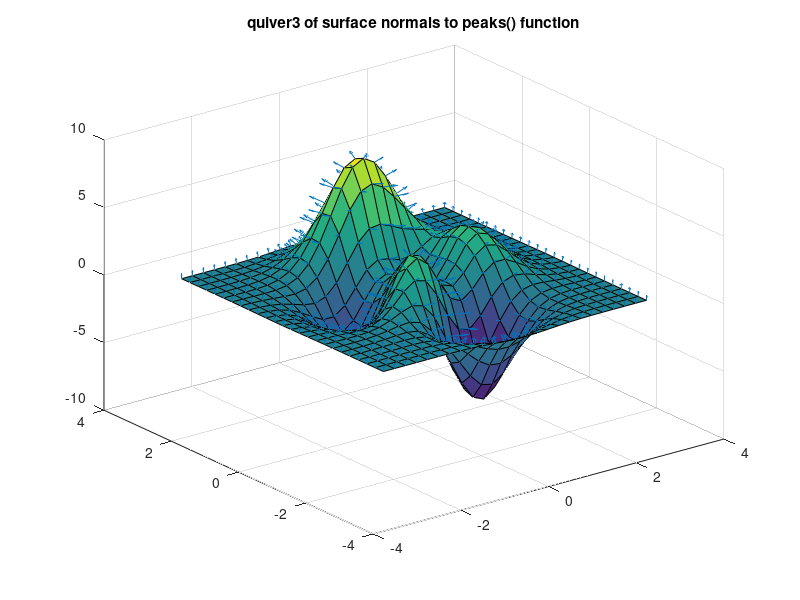

Reproduce this figure in MATLAB.
clf;
clc;
clear;
 
 #colormap ("default");
 
 startx = 100;
 starty = 100;
 width = 1200;
 height = 800;
 figure(1, 'position',[startx,starty,width,height]);
 
 [x, y, z] = peaks (25);
 surf (x, y, z);
 
 hold on;
 
 [u, v, w] = surfnorm (x, y, z / 10);
 h = quiver3 (x, y, z, u, v, w);
 set (h, "maxheadsize", 0.2);
 
## [u2, v2, w2] = gradient (x, y, z);
## surf (u2, v2, w2);
 
 hold off;
 
 %shading interp;
 title ("quiver3 of surface normals to peaks() function");
 
 rotate3d on
